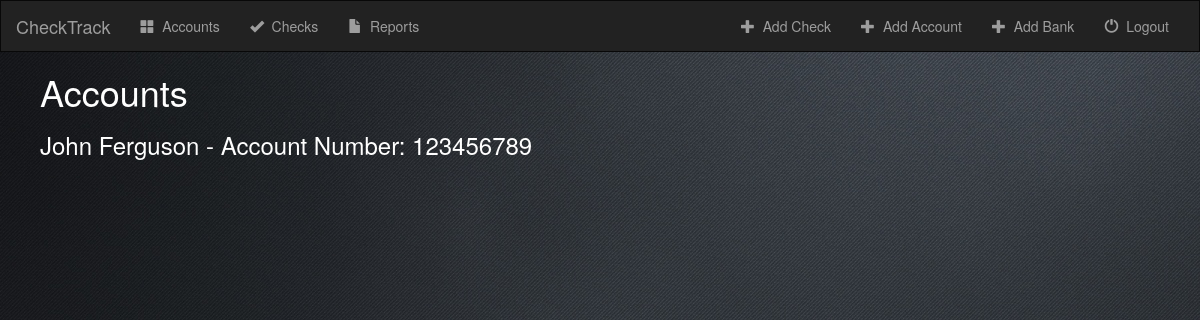
Page /check/accounts/ on the earlier database version.
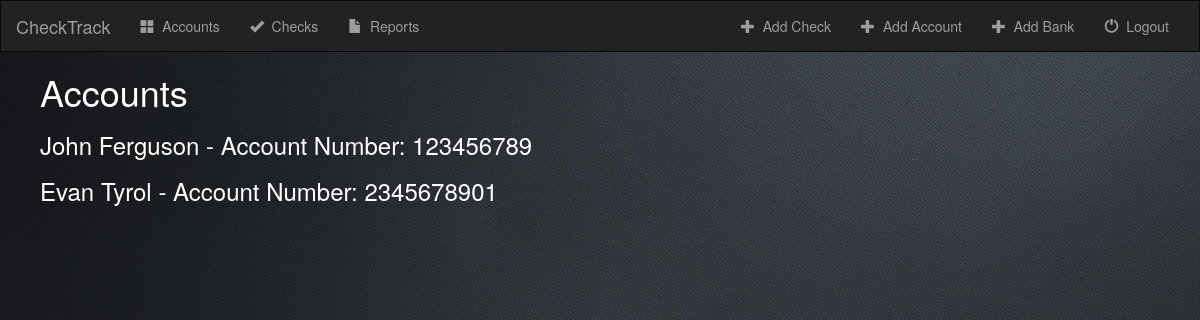
Same page on the later database version.
### check/models.py (models this page shows, shortened)
class Account(models.Model):
    acount_store = models.ForeignKey('Store', on_delete=models.CASCADE)
    bank = models.ForeignKey('Bank', on_delete=models.CASCADE)
    account_number = models.IntegerField(max_length=10)
    routing_number = models.IntegerField(max_length=10)
    account_name = models.CharField(max_length=20)
    account_street = models.CharField(max_length=50)
    account_state = models.CharField(max_length=20)
    account_city = models.CharField(max_length=20)
    account_zip = models.CharField(max_length=10)
    checks_bounced = models.IntegerField(max_length=1)

### check/views.py (the view)
# urls.py: url(r'accounts/$', views.AccountIndexView.as_view(), name='accountindex'),
class AccountIndexView(generic.ListView):
    template_name = 'check/accounts.html'
    context_object_name = 'all_accounts'
    def get_queryset(self):
        return Account.objects.all()

### check/templates/check/accounts.html
{% extends 'check/base.html' %}
{% block body %}
<font color="#ffffff">
        <ul>
                <h1>Accounts</h1>
            {% for account in all_accounts %}
                <h3>
                <a href="{% url 'check:detail' account.id %}"><font color="#ffffff">{{ account.account_name }} - Account Number: {{ account.account_number }}</font></a>
                </h3>
            {% endfor %}
        </ul>
    </font>
{% endblock %}

Differences in the rows shown:
added Account: account_name "Evan Tyrol", account_number "2345678901"
